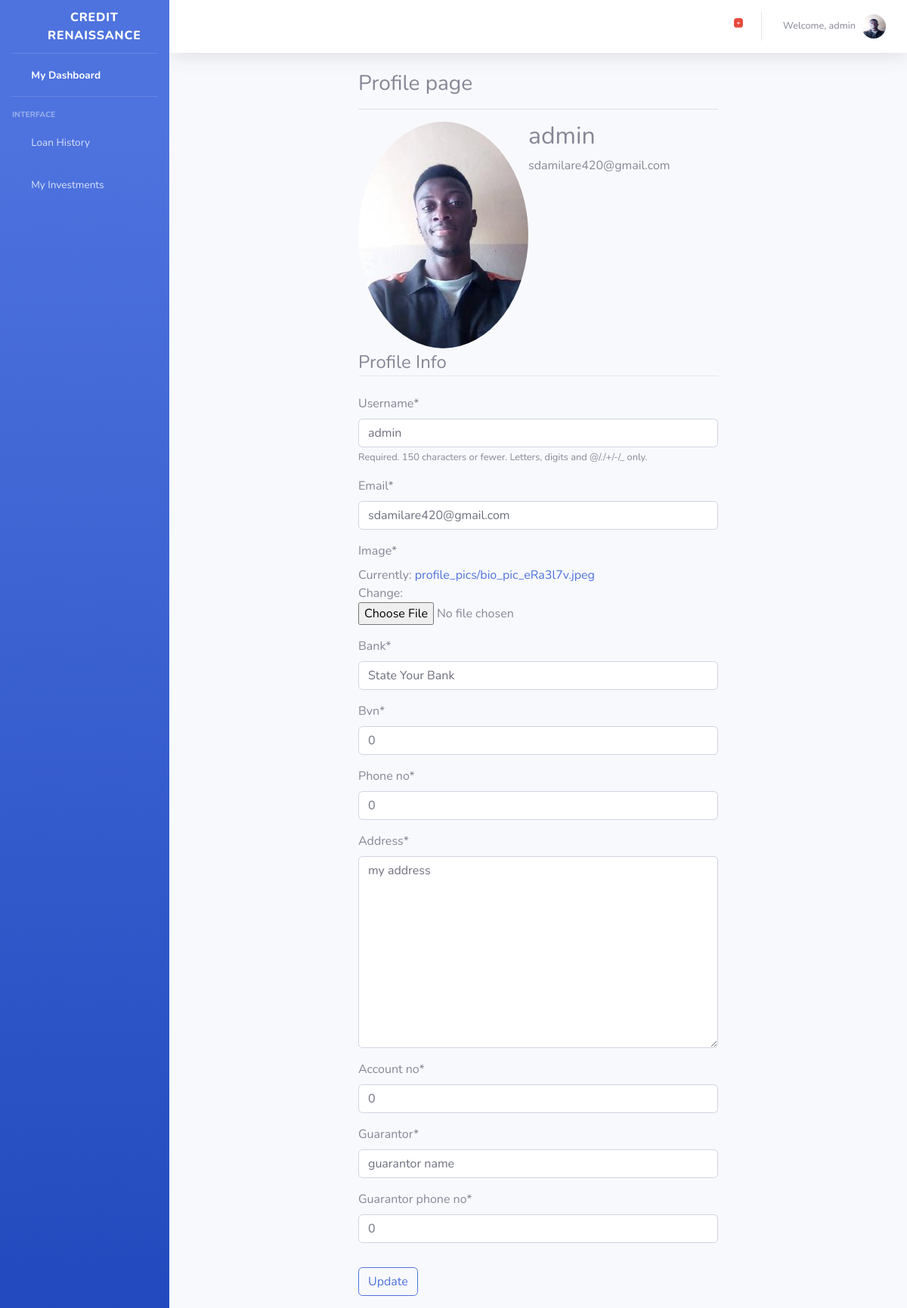
/profile/ (signed in), run on the app's committed database.
### users/models.py (models this page shows, shortened)
class Profile(models.Model):
	gender = (
			('Select Gender', 'Select Gender'),
			('Male','Male'),
			('Female','Female'),
		)
	user = models.OneToOneField(User, on_delete=models.CASCADE)
	image = models.ImageField(default='default.jpeg', upload_to='profile_pics')
	gender = models.CharField(max_length=30, choices=gender, default='Select Gender')
	bvn = models.CharField(max_length=30,  default=000)
	bank = models.CharField(max_length=30, default='State Your Bank')
	phone_no = models.CharField(max_length=30, default=0)
	address = models.TextField(max_length=150, default='my address')
	account_no = models.CharField(max_length=30,  default=000)
	guarantor = models.CharField(max_length=30, default='guarantor name')
	guarantor_phone_no = models.CharField(max_length=30, default=0)

### users/views.py (the view)
# urls.py: path('profile/', user_views.profile, name='profile'),
@login_required
def profile(request):
	current_user = request.user
	user_role = current_user.groups.all()[0].name
	if request.method == 'POST':
		u_form = UserUpdateForm(request.POST, instance=request.user)
		p_form = ProfileUpdateForm(request.POST, request.FILES, instance=request.user.profile)
		if u_form.is_valid() and p_form.is_valid():
			u_form.save()
			p_form.save()
			messages.success(request, f'Your account has been updated!')
			return redirect ('profile')
	else:
		u_form = UserUpdateForm(instance=request.user)
		p_form = ProfileUpdateForm(instance=request.user.profile)
	context = {
	'u_form':u_form,
	'p_form':p_form,
	'user_role':user_role
	}
	if user_role == 'staff':
		return render(request, 'users/profile.html', context)
	else:
		return render(request, 'users/user_profile.html', context)

### users/forms.py
class UserUpdateForm(forms.ModelForm):
	email = forms.EmailField()
	class Meta:
		model = User
		fields = ['username', 'email']

class ProfileUpdateForm(forms.ModelForm):
	class Meta:
		model = Profile
		fields = ['image', 'bank', 'bvn', 'phone_no', 'address', 'account_no', 'guarantor', 'guarantor_phone_no']

### users/templates/users/profile.html (shortened to what this page needs)
{% extends 'loan/user_base.html' %}
{% load crispy_forms_tags %}
{% block content %}
<div id="content-wrapper" class="d-flex flex-column">
    <div id="content">
   <nav class="navbar navbar-expand navbar-light bg-white topbar mb-4 static-top shadow">
    <ul class="navbar-nav ml-auto">
        <li class="nav-item dropdown no-arrow mx-1">
            <a class="nav-link dropdown-toggle" href="#" id="alertsDropdown" role="button"
                data-toggle="dropdown" aria-haspopup="true" aria-expanded="false">
                <i class="fas fa-bell fa-fw"></i>
                <span class="badge badge-danger badge-counter">{{ pending_loans }}+</span>
            </a>
        </li>
        <li class="nav-item dropdown no-arrow">
            <a class="nav-link dropdown-toggle" href="#" id="userDropdown" role="button"
                data-toggle="dropdown" aria-haspopup="true" aria-expanded="false">
                <span class="mr-2 d-none d-lg-inline text-gray-600 small">Welcome, {{ user }}</span>
                    <img class="img-profile rounded-circle" src="{{ user.profile.image.url }}" alt="profile pic">
            </a>
        	</li>
    	</ul>
	</nav>
<div class="row">
<div class="col-lg-3 col-md-2 col-sm-0"></div>
<div class="content-section  col-lg-6 col-md-8 col-sm-12">
	<h3>Profile page</h3>
	<hr>
	<div class="media">
		<img src="{{ user.profile.image.url }}" class="rounded-circle account-img">
		<div class="media-body">
			<h2 class="accoubt-heading">{{ user.username }}</h2>
			<p class="text-secondary">{{ user.email }}</p>
		</div>
	</div>
	<form method="POST" enctype="multipart/form-data">
		<fieldset class="form-group">
		<legend class="border-bottom mb-4">Profile Info</legend>
			{{ u_form | crispy }}
			{{ p_form | crispy }}
		</fieldset>
		<div class="form-group">
			<button class="btn btn-outline-primary" type="submit">Update</button>
		</div>
	</form>
</div>
<div class="col-lg-3 col-md-2 col-sm-0"></div>
</div>
</div>
</div>
{% endblock content %}

### data on the page
Profile: bank "State Your Bank", bvn "0", phone_no "0", address "my address", account_no "0", guarantor "guarantor name", guarantor_phone_no "0"

### other printed values
{{ user }} "admin"
{{ user.username }} "admin"
{{ user.email }} "sdamilare420@gmail.com"
